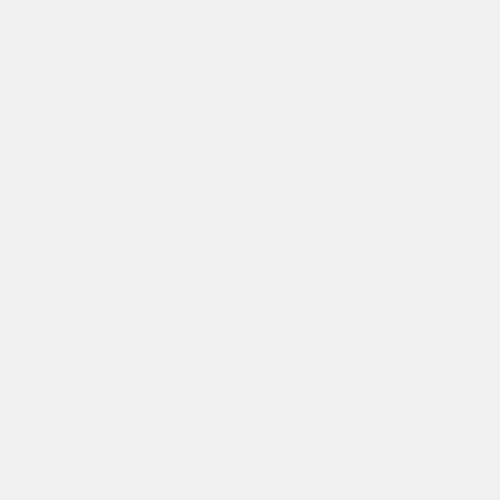
Frame 1 (no input)
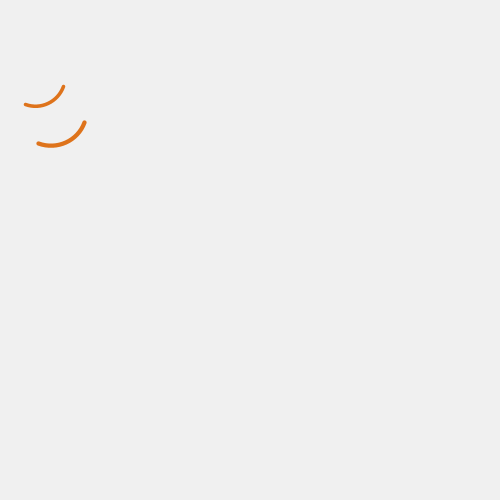
Frame 60 (the mouse pressed at the canvas centre just before this capture)
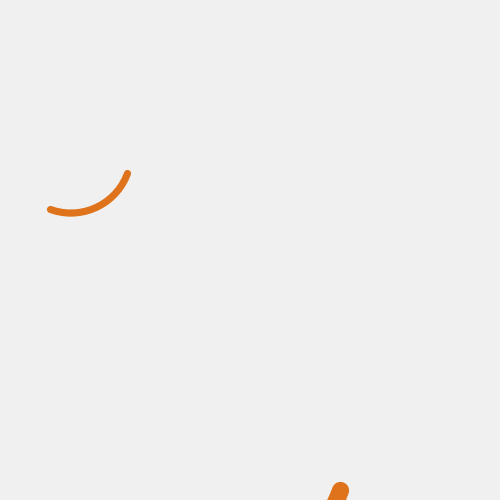
Frame 120 (the mouse held since frame 60 and released just before this capture)

The Processing sketch that drew these frames (run headless with seeded random() and noise(); from frame 60 on, the mouse is pressed at the canvas centre):

// Processing sketch: wave_movement_1
// ── wave_movement_1.pde
float a=0;
void setup(){
  size(500,500);
  
}

void draw(){
  
  background(240);
  
  arcWave(.01, 20, 0, 50,50);
  //arcWave(.01, 10, 0, 50,50);
  
  }
  
 private void arcWave( float s, float rot, float angle, float xC, float yC){
beginShape();
    if(a<4){
      scale(a+=s);
      strokeWeight(3);
      stroke(222,115,27);
      noFill();       
      rotate(radians(rot));
      arc(xC, yC, 50, 50, 0, PI/2);     
   
    }
    else{
      a=0;
    }
    endShape(CLOSE);
    
    beginShape();
     if(a<4){
      scale(a+=s);
      strokeWeight(3);
      stroke(222,115,27);
      noFill();
      translate(10,10);
      rotate(radians(angle));
      arc(xC, yC, 50, 50, 0, PI/2);
    
    }
    else{
      a=0;
    }
    endShape(CLOSE);
   }

 
